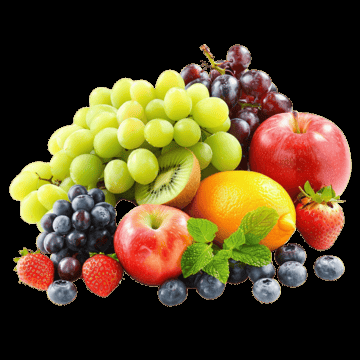
#> input picture OpenCv/fruit1.png, 360 x 360 px, found by its file name
$ jupyter execute practice.ipynb
#> lines starting #> are read from the running program, lines starting #| are printed output that depends on the picture
[cell 1]
import cv2
import numpy as np
img = cv2.imread('/Users/karansingh/ocr-learning/OpenCv/fruit1.png')
#> img is the input picture: shape (360, 360, 3); mean B, G, R 36.1, 68.3, 85
if img is not None:
    cv2.imshow('Image', img)
    cv2.waitKey(0)
    cv2.destroyAllWindows()
else:
    print("Image not found")

[cell 2]
import cv2
img = cv2.imread('/Users/karansingh/ocr-learning/OpenCv/fruit1.png')
if img is not None:
    sucess = cv2.imwrite('/Users/karansingh/ocr-learning/OpenCv/fruit_saved.png', img)
    if sucess:
        print("Image saved successfully")
    else:
        print("Error in saving image")
else:
    print("Image not found")

[cell 3]
import cv2
img = cv2.imread('/Users/karansingh/ocr-learning/OpenCv/fruit1.png')
if img is not None:
    gray_img = cv2.cvtColor(img, cv2.COLOR_BGR2GRAY) ## convert to grayscale
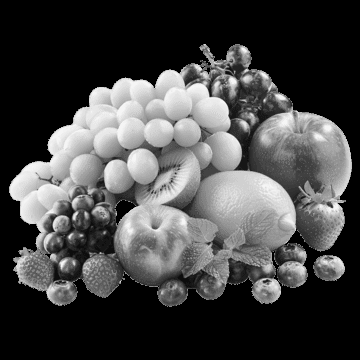
#> gray_img: shape (360, 360); min 0, max 245, mean 69.6
    success = cv2.imwrite('/Users/karansingh/ocr-learning/OpenCv/fruit_gray.png', gray_img)
    cv2.imshow('Image',gray_img)
    cv2.waitKey(0)
else:
    print("Image not found")
